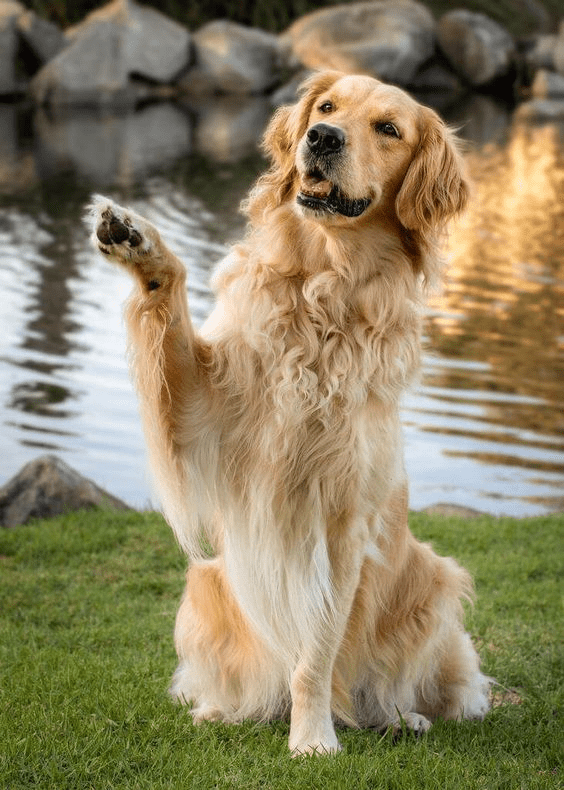
#> input picture Session 6/dog.jpg, 564 x 790 px
$ jupyter execute --allow-errors Session_06_Geometric_Transforms.ipynb
#> lines starting #> are read from the running program, lines starting #| are printed output that depends on the picture
# Session 6 — Geometric Transforms

**AI & Computer Vision Lecture Series**
**Phase 1 — Foundations  •  Week 3  •  Monday**
*Practical session — hands-on code*

---

## What we'll do today

Geometric transforms *move the pixels around* instead of changing their colors.
They're the foundation for:

- **Data augmentation** (rotating / scaling training images)
- **Alignment** (registering photos, stitching panoramas)
- **Correction** (straightening a photographed document, removing perspective)
- **Next session's milestone** — the *document scanner*

By the end of this notebook you will have used every OpenCV transform you need:

1. Translation
2. Rotation
3. Scaling / resizing
4. Flipping
5. **Affine** transform (`cv2.getAffineTransform` — 3 points)
6. **Perspective** transform / homography (`cv2.getPerspectiveTransform` — 4 points)
7. A tiny document-scanner preview

> Run each cell with **Shift + Enter** and play with the parameters —
> geometry becomes intuitive once you start dragging numbers around.

---
## 0 · Setup

We'll lean on OpenCV for the math and Matplotlib for display.
Reminder: OpenCV images are in **BGR** order, so we swap to RGB before plotting.

[cell 1]
# Uncomment if needed:
# !pip install opencv-python matplotlib numpy

import cv2
import numpy as np
import matplotlib.pyplot as plt

print("OpenCV:", cv2.__version__)
print("NumPy :", np.__version__)

A small helper we'll reuse throughout.

[cell 2]
def show(images, titles=None, cmap=None, cols=None, figsize=None):
    """Display one or several images in a tidy grid."""
    if not isinstance(images, list):
        images = [images]
    n = len(images)
    cols = cols or n
    rows = int(np.ceil(n / cols))
    figsize = figsize or (5 * cols, 4 * rows)

    if titles is None:
        titles = [""] * n
    if isinstance(titles, str):
        titles = [titles]
    if not isinstance(cmap, list):
        cmap = [cmap] * n

    fig, axes = plt.subplots(rows, cols, figsize=figsize)
    axes = np.atleast_1d(axes).ravel()

    for ax, img, t, cm in zip(axes, images, titles, cmap):
        if img.ndim == 3 and cm is None:
            ax.imshow(cv2.cvtColor(img, cv2.COLOR_BGR2RGB))
        else:
            ax.imshow(img, cmap=cm or "gray")
        ax.set_title(t)
        ax.axis("off")
    for ax in axes[n:]:
        ax.axis("off")
    plt.tight_layout()
    plt.show()

---
## 1 · Test images

We'll use three images today:

1. **`dog.jpg`** — familiar from previous sessions
2. **`grace_hopper.jpg`** — a famous portrait (ships with Matplotlib, public domain)
3. **A synthetic "document"** — we'll build it from scratch, then photograph it
   at an angle, so we can un-warp it later with a perspective transform.

[cell 3]
dog     = cv2.imread("dog.jpg")
#> dog is the input picture: shape (790, 564, 3); mean B, G, R 99.1, 130.9, 142
portrait = cv2.imread("grace_hopper.jpg")

assert dog is not None,     "dog.jpg not found next to this notebook"
#> (the rest of this cell did not finish here and is left out)

### 1.1 Building a synthetic "document"

We'll create a clean 600×800 white page with some text and a rectangle,
mimicking a receipt or ID card. Later we'll photograph it "at an angle"
and use a perspective transform to put it back flat.

[cell 4]
def make_document(w=600, h=800):
#> called with w = 600, h = 800
    doc = np.full((h, w, 3), 255, dtype=np.uint8)  # white page
    cv2.rectangle(doc, (30, 30), (w - 30, h - 30), (40, 40, 40), 3)
    cv2.putText(doc, "INVOICE",       (60, 120),  cv2.FONT_HERSHEY_SIMPLEX, 2.2, (20, 20, 20), 5)
    cv2.putText(doc, "ID: A-20260420", (60, 190),  cv2.FONT_HERSHEY_SIMPLEX, 1.0, (80, 80, 80), 2)
    cv2.line   (doc, (60, 230), (w - 60, 230),                        (120, 120, 120), 2)
    cv2.putText(doc, "Item          Qty    Price", (60, 290),  cv2.FONT_HERSHEY_SIMPLEX, 0.9, (40, 40, 40), 2)
    cv2.putText(doc, "Camera         1   $ 450",   (60, 360),  cv2.FONT_HERSHEY_SIMPLEX, 0.8, (40, 40, 40), 2)
    cv2.putText(doc, "Tripod         1   $  80",   (60, 420),  cv2.FONT_HERSHEY_SIMPLEX, 0.8, (40, 40, 40), 2)
    cv2.putText(doc, "Lens Filter    2   $  35",   (60, 480),  cv2.FONT_HERSHEY_SIMPLEX, 0.8, (40, 40, 40), 2)
    cv2.line   (doc, (60, 560), (w - 60, 560),                        (120, 120, 120), 2)
    cv2.putText(doc, "TOTAL   $ 565", (60, 630),  cv2.FONT_HERSHEY_SIMPLEX, 1.4, (20, 20, 180), 3)
    # corner markers so we can see orientation
    for cx, cy in [(30, 30), (w - 30, 30), (w - 30, h - 30), (30, h - 30)]:
        cv2.circle(doc, (cx, cy), 10, (0, 120, 200), -1)
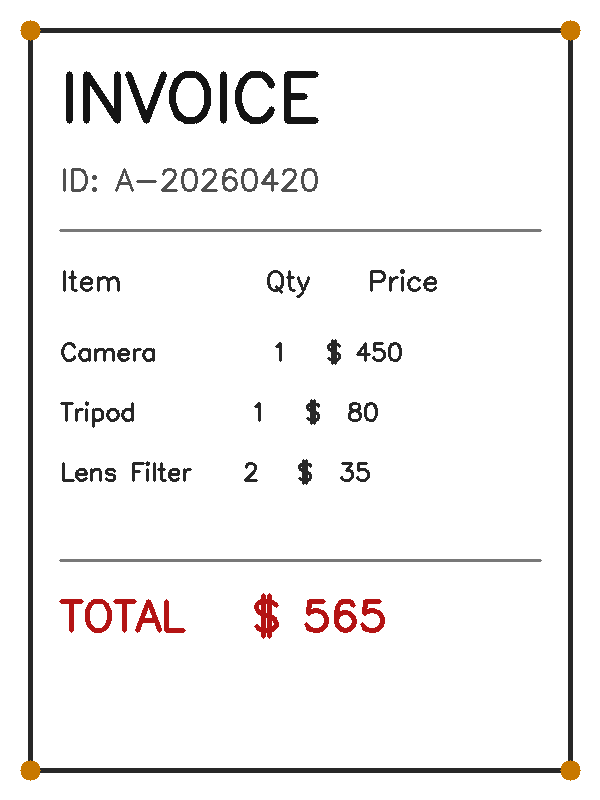
#> doc: shape (800, 600, 3); mean of channels 0, 1, 2 240.8, 241.1, 242.5; drawn as B, G, R
    return doc

document = make_document()
show(document, titles=["Synthetic document (the 'ground truth' flat page)"])
#> in show, `n = len(images)`: n = 1
#> in show, `figsize = figsize or (5 * cols, 4 * rows)`: figsize = (5, 4)
#> in show, `cmap = [cmap] * n`: cmap = 1 item
#> the loop in show, `for ax, img, t, cm in zip(axes, images, titles, cmap):` made 1 pass
#> cm on pass 1: None

---
## 2 · Translation — sliding the image

A translation moves every pixel by `(tx, ty)`. We describe it with a
**2×3 transformation matrix**:

$$
M = \begin{bmatrix} 1 & 0 & t_x \\ 0 & 1 & t_y \end{bmatrix}
$$

`cv2.warpAffine(img, M, (w, h))` does the actual pixel-moving.

[cell 5]
h, w = dog.shape[:2]

tx, ty = 100, 50  # shift right 100, down 50

M = np.float32([[1, 0, tx],
                [0, 1, ty]])

translated = cv2.warpAffine(dog, M, (w, h))

show([dog, translated],
     titles=["Original", f"Translated by ({tx}, {ty})"])
#> the loop in show (call 2), `for ax, img, t, cm in zip(axes, images, titles, cmap):` made 2 passes
#> (t, cm) on passes 1 to 2: ('Original', None), ('Translated by (100, 50)', None)

**Try it:** change `tx` to `-200` and `ty` to `0`. What part of the image goes where?

---
## 3 · Rotation

For rotation we use `cv2.getRotationMatrix2D(center, angle, scale)`:

- **center** — the pivot point (usually the image center)
- **angle** — in degrees, positive = counter-clockwise
- **scale** — zoom factor (1.0 = no zoom)

[cell 6]
h, w = dog.shape[:2]
center = (w // 2, h // 2)

angle = 30
M = cv2.getRotationMatrix2D(center, angle, 1.0)
#> M = [[0.866, 0.5, -159.7], [-0.5, 0.866, 193.9]]
rotated_cropped = cv2.warpAffine(dog, M, (w, h))

show([dog, rotated_cropped],
     titles=["Original", f"Rotated {angle}° (corners clipped)"])

### 3.1 Rotating *without* clipping the corners

When we rotate, the corners of the image fall outside the original canvas and get
chopped. To keep everything visible we compute a **bigger output canvas** and
adjust the translation component of the rotation matrix.

[cell 7]
def rotate_bound(img, angle):
    """Rotate `img` by `angle` degrees without cropping."""
#> called with angle = 30
    (h, w) = img.shape[:2]
    (cx, cy) = (w // 2, h // 2)

    M = cv2.getRotationMatrix2D((cx, cy), angle, 1.0)
#> M = [[0.866, 0.5, -159.7], [-0.5, 0.866, 193.9]]
    # cos and sin from the rotation matrix
    cos = abs(M[0, 0]); sin = abs(M[0, 1])
#> after `cos = abs(M[0, 0])`: cos = 0.866
#> after `sin = abs(M[0, 1])`: sin = 0.5

    # new width / height that comfortably contains the rotated image
    new_w = int((h * sin) + (w * cos))
#> new_w = 883
    new_h = int((h * cos) + (w * sin))
#> new_h = 966

    # shift the rotation so it's centered in the new canvas
    M[0, 2] += (new_w / 2) - cx
    M[1, 2] += (new_h / 2) - cy

    return cv2.warpAffine(img, M, (new_w, new_h), borderValue=(255, 255, 255))

rotated_full = rotate_bound(dog, 30)
show([dog, rotated_cropped, rotated_full],
     titles=["Original", "warpAffine (clipped)", "rotate_bound (full)"])

### 3.2 Quick grid of angles

[cell 8]
angles = [0, 45, 90, 135, 180, 270]
rotations = [rotate_bound(dog, a) for a in angles]
#> in rotate_bound (call 7), `M = cv2.getRotationMatrix2D((cx, cy), angle, 1.0)`: M = [[-1.84e-16, -1, 677], [1, -1.84e-16, 113]]
#> in rotate_bound (call 7), `cos = abs(M[0, 0])`: cos = 1.84e-16
#> in rotate_bound (call 7), `sin = abs(M[0, 1])`: sin = 1
#> in rotate_bound (call 7), `new_w = int((h * sin) + (w * cos))`: new_w = 790
#> in rotate_bound (call 7), `new_h = int((h * cos) + (w * sin))`: new_h = 564
#> in rotate_bound (call 7), `return cv2.warpAffine(img, M, (new_w, new_h), borderValue=(255, 255, 2..`:
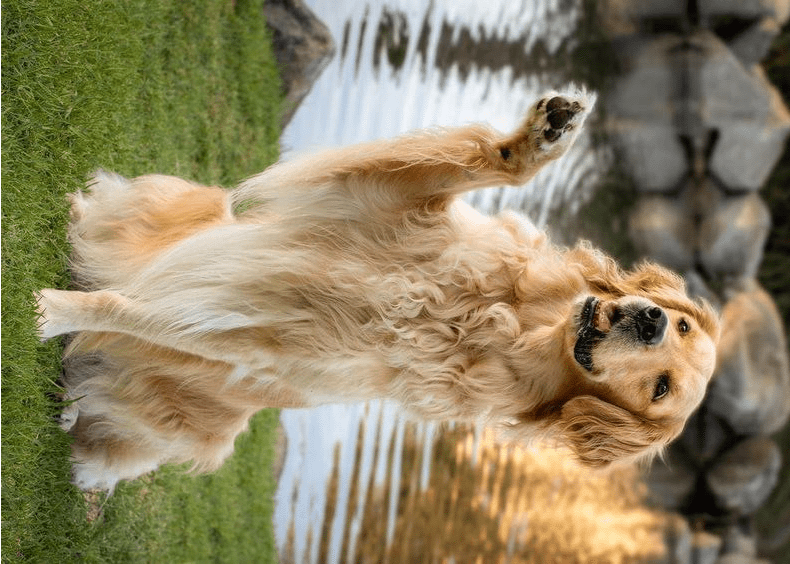
#> returned value: shape (564, 790, 3); mean of channels 0, 1, 2 99.4, 131.1, 142.3; drawn as B, G, R
#> rotations = 6 items
show(rotations, titles=[f"{a}°" for a in angles], cols=3, figsize=(15, 8))

---
## 4 · Scaling — making things bigger / smaller

Two ways:

1. **`cv2.resize()`** — easiest for simple scaling (with nice interpolation options)
2. **Scaling matrix + `warpAffine`** — equivalent, matches the affine pipeline

### 4.1 `cv2.resize`

#> (a cell that did not finish here is left out)

**Rule of thumb:**
- **Shrinking** → `INTER_AREA` (best quality, no ringing)
- **Enlarging** → `INTER_CUBIC` or `INTER_LINEAR`
- **Default** (if unsure) → `INTER_LINEAR`

### 4.2 Scaling through a matrix (same result, different route)

[cell 10]
sx, sy = 1.5, 1.5
M = np.float32([[sx, 0, 0],
                [0, sy, 0]])
new_w, new_h = int(w * sx), int(h * sy)
#> (the rest of this cell did not finish here and is left out)

---
## 5 · Flipping (mirror)

`cv2.flip(img, flipCode)`:

| flipCode | Effect |
|----------|--------|
| 0        | Flip vertical (top ↔ bottom) |
| 1        | Flip horizontal (left ↔ right) |
| -1       | Flip both |

[cell 11]
flip_h = cv2.flip(dog, 1)
flip_v = cv2.flip(dog, 0)
flip_b = cv2.flip(dog, -1)
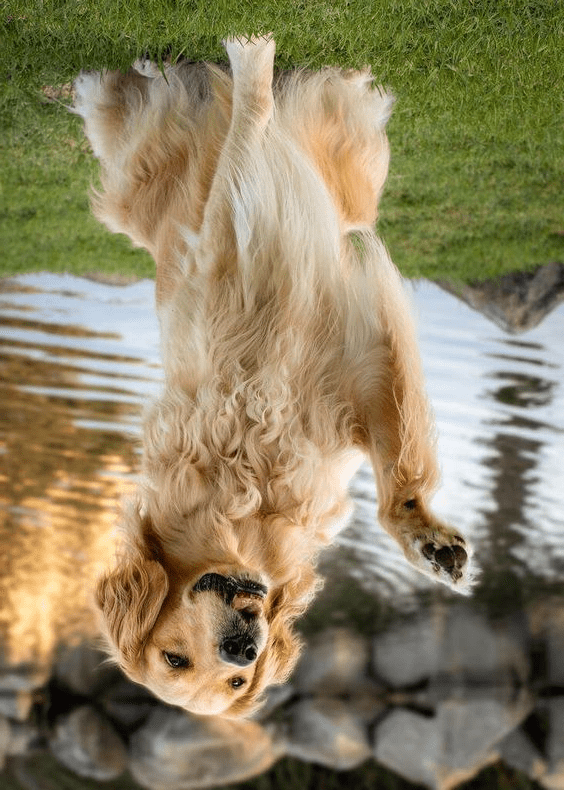
#> flip_b: shape (790, 564, 3); mean B, G, R 99.1, 130.9, 142

show([dog, flip_h, flip_v, flip_b],
     titles=["Original", "Horizontal (1)", "Vertical (0)", "Both (-1)"],
     cols=4)

---
## 6 · Affine Transform — the 3-point magic

An **affine** transformation preserves parallel lines.
Translations, rotations, scaling, and shearing are all affine.

`cv2.getAffineTransform(src_pts, dst_pts)` takes **three** point pairs
(before → after) and figures out the 2×3 matrix for you.

#> (a cell that did not finish here is left out)

### 6.1 Shearing with a matrix directly

A shear leaves one axis alone and slides the other proportionally.

[cell 13]
shear_x = 0.3   # horizontal shear
M_shear = np.float32([[1, shear_x, 0],
                      [0,       1, 0]])

#> (the rest of this cell did not finish here and is left out)

---
## 7 · Perspective Transform — the 4-point magic

Affine keeps lines parallel. **Perspective transform** (aka **homography**) does
not — it can turn a trapezoid back into a rectangle, which is exactly what you
need to un-warp a photographed document.

`cv2.getPerspectiveTransform(src_pts, dst_pts)` uses **four** point pairs and
builds a 3×3 homography. We then apply it with `cv2.warpPerspective`.

### 7.1 First, let's simulate a photographed document

[cell 14]
# Take our synthetic 'flat' document and warp it as if we'd photographed it at
# an angle. The 4 destination corners are the distorted quadrilateral.
doc = document.copy()
dh, dw = doc.shape[:2]

# Original (flat) corners
src_flat = np.float32([[0, 0],
                       [dw - 1, 0],
                       [dw - 1, dh - 1],
                       [0, dh - 1]])

# "Photographed" corners — pretend we're looking at the page from the side.
dst_skewed = np.float32([[ 80,  50],
                         [540, 120],
                         [480, 720],
                         [ 50, 660]])

# Put the skewed document on a bigger background so it looks like a photo
canvas_w, canvas_h = 700, 800
canvas = np.full((canvas_h, canvas_w, 3), (30, 60, 90), dtype=np.uint8)

M_skew = cv2.getPerspectiveTransform(src_flat, dst_skewed)
#> M_skew = [[0.777, -0.0331, 80], [0.119, 0.822, 50], [1.6e-05, 8.9e-05, 1]]
warped_doc = cv2.warpPerspective(doc, M_skew, (canvas_w, canvas_h),
                                 borderMode=cv2.BORDER_TRANSPARENT,
                                 dst=canvas.copy())

# Highlight the 4 corner points so we can see them clearly
preview = warped_doc.copy()
for (x, y) in dst_skewed:
    cv2.circle(preview, (int(x), int(y)), 10, (0, 255, 255), -1)
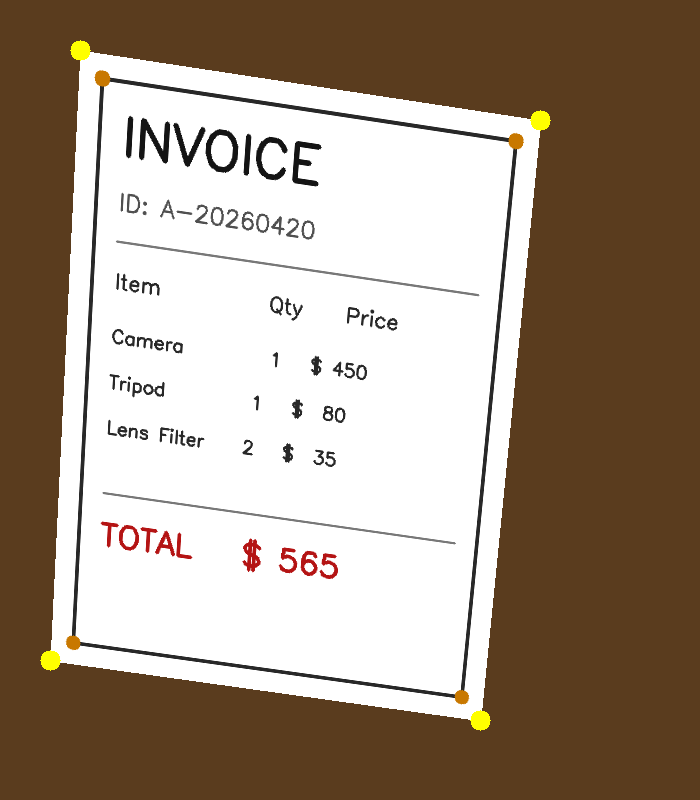
#> preview: shape (800, 700, 3); mean of channels 0, 1, 2 132.4, 148.5, 164.5; drawn as B, G, R

show([document, preview],
     titles=["Original flat document", "\"Photograph\" of the document (skewed)"])

### 7.2 Reversing the perspective — un-warping

We want to go from the skewed photo back to a flat, rectified document.
So we use the **same** four points as source, and a nice clean rectangle as destination.

[cell 15]
OUT_W, OUT_H = 600, 800  # clean output size

src_photo = np.float32(dst_skewed)          # 4 corners we see in the photo
dst_clean = np.float32([[0, 0],
                        [OUT_W - 1, 0],
                        [OUT_W - 1, OUT_H - 1],
                        [0, OUT_H - 1]])

M_fix = cv2.getPerspectiveTransform(src_photo, dst_clean)
#> M_fix = [[1.27, 0.0626, -105], [-0.184, 1.21, -45.65], [-3.97e-06, -0.000108, 1]]
rectified = cv2.warpPerspective(warped_doc, M_fix, (OUT_W, OUT_H))

show([warped_doc, rectified],
     titles=["Skewed photo", "Rectified — back to a flat page!"])

**What you just did is the core of every document-scanner app.**
In next session we'll detect those 4 corners automatically with contours instead
of hard-coding them. Today we supplied them by hand so you can see the math clearly.

### 7.3 Visualizing the 4-point mapping

It's worth stopping to actually draw the source and destination quadrilaterals
next to each other — that's how the transform is specified.

[cell 16]
vis_src = warped_doc.copy()
cv2.polylines(vis_src, [src_photo.astype(int).reshape(-1, 1, 2)], True, (0, 255, 255), 3)
for i, (x, y) in enumerate(src_photo):
    cv2.putText(vis_src, str(i), (int(x) + 10, int(y) + 30),
                cv2.FONT_HERSHEY_SIMPLEX, 1.2, (0, 255, 255), 3)

vis_dst = rectified.copy()
cv2.polylines(vis_dst, [dst_clean.astype(int).reshape(-1, 1, 2)], True, (0, 255, 255), 3)
for i, (x, y) in enumerate(dst_clean):
    cv2.putText(vis_dst, str(i), (int(x) + 10, int(y) + 30),
                cv2.FONT_HERSHEY_SIMPLEX, 1.2, (0, 255, 255), 3)
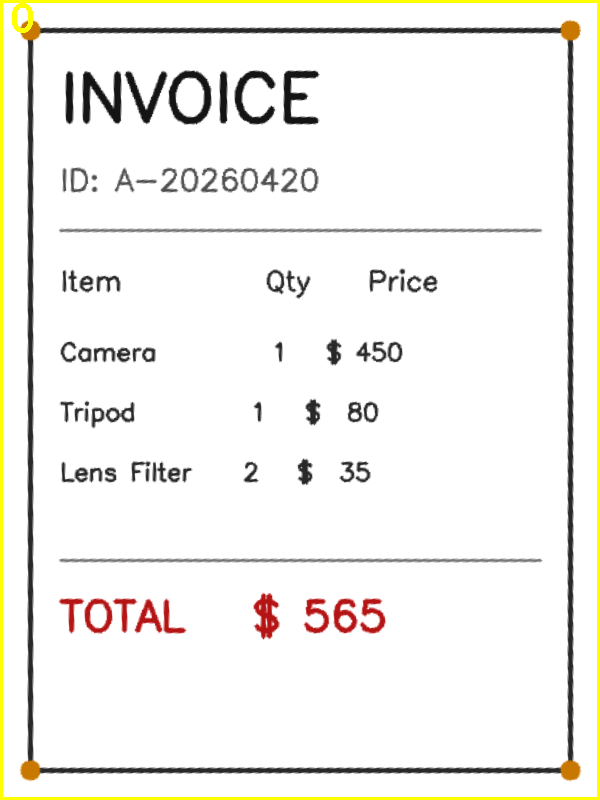
#> vis_dst: shape (800, 600, 3); mean of channels 0, 1, 2 236.2, 241.1, 242.5; drawn as B, G, R

show([vis_src, vis_dst], titles=["Source corners", "Destination corners"])
#> the sliders are set to angle = 0, scale = 1.0, tx = 0, ty = 0

---
## 8 · Chaining transforms

Transformation matrices **compose by multiplication**.
E.g., "rotate then translate" = (Translation matrix) @ (Rotation matrix).

For affine transforms we usually just call `warpAffine` twice, but you can also
do it in a single shot by composing 3×3 homogeneous matrices:

#> (a cell that did not finish here is left out)

---
## 9 · Interactive exploration *(optional)*

If `ipywidgets` is installed this gives you live sliders to tweak rotation
angle, scale, and translation on top of the portrait.

#> (a cell that did not finish here is left out)

except ImportError:
    print("ipywidgets not installed — pip install ipywidgets  to enable sliders.")

---
## 10 · Mini challenge

Small exercises to sharpen your intuition:

1. **Rotate a photo 30° while keeping the whole image visible AND making the
   background red.** *(Hint: `borderValue=(0, 0, 255)`.)*
2. **Given a photo of `grace_hopper.jpg` tilted 15° to the right, un-tilt it.**
   Pick 3 reference points and use an affine transform.
3. **Chain three transforms on `dog.jpg`**: scale to half, rotate 45°, then
   translate by (+100, +0). Do it by composing 3×3 matrices (Section 8 style).
4. **Perspective challenge:** open a photo of a book on your desk, click on the
   4 corners with `plt.ginput(4)`, and un-warp it — a one-off document scanner.

#> (a cell that did not finish here is left out)

[cell 20]
# Exercise 3 — chained transforms starter code
h, w = dog.shape[:2]

# Step 1: scale
S = np.float32([[0.5, 0,   0],
                [0,   0.5, 0],
                [0,   0,   1]])

# Step 2: rotate 45° around (w/2, h/2) — build it as 3x3
R = cv2.getRotationMatrix2D((w // 2, h // 2), 45, 1.0)
#> R = [[0.707, 0.707, -196.7], [-0.707, 0.707, 315.1]]
R3 = np.vstack([R, [0, 0, 1]])
#> R3 = [[0.707, 0.707, -196.7], [-0.707, 0.707, 315.1], [0, 0, 1]]

# Step 3: translate
T = np.float32([[1, 0, 100],
                [0, 1,   0],
                [0, 0,   1]])

# Compose and apply
M3 = T @ R3 @ S
#> M3 = [[0.354, 0.354, -96.71], [-0.354, 0.354, 315.1], [0, 0, 1]]
M2 = M3[:2, :]
#> M2 = [[0.354, 0.354, -96.71], [-0.354, 0.354, 315.1]]
combined = cv2.warpAffine(dog, M2, (w, h), borderValue=(255, 255, 255))
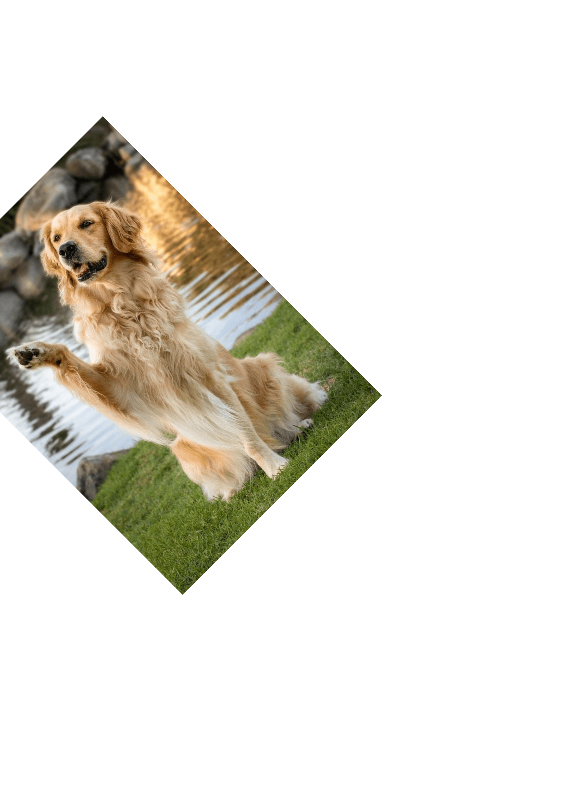
#> combined: shape (790, 564, 3); mean B, G, R 219.9, 227.6, 230.3
show([dog, combined], titles=["Original", "Scale × Rotate × Translate"])
#> the loop in show (call 10), `for ax, img, t, cm in zip(axes, images, titles, cmap):` made 2 passes
#> in show (call 10), `plt.show()`:
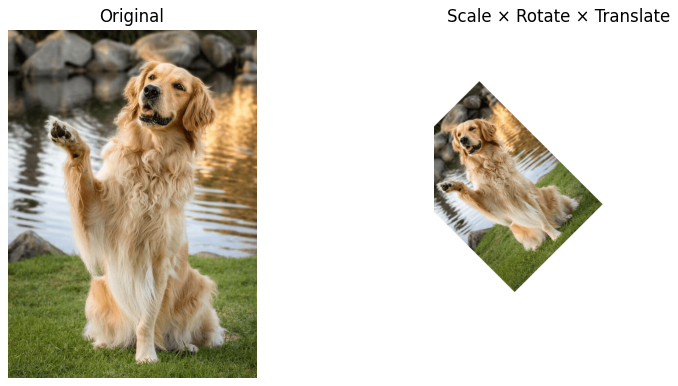
#> figure drawn by matplotlib, 2 panels
